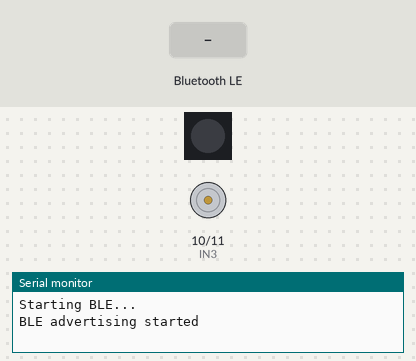
This sketch was run on a simulated ESP32-S3. Parts: 1 RGB LEDs in strip order, left to right, motor-driver pin pairs drawn as motors (green arrow = first pin HIGH = forward, orange = second pin HIGH = backward, longer = more drive), the last lines printed to the serial monitor. The inputs (shaded band) are chosen by the test bench. Nothing arrives over Bluetooth unless stated; a phone connects over Bluetooth LE 3 s after start.

Above: at 2.4 s.
2.5 s: Bluetooth LE write "1" received
At 3.3 s:
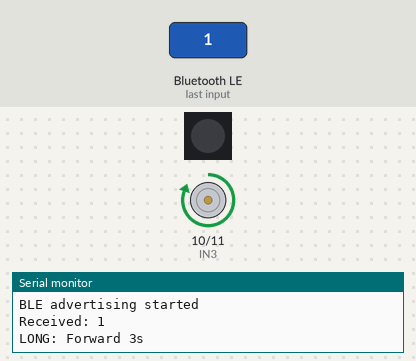
4.0 s: Bluetooth LE write "2" received
7.0 s: Bluetooth LE write "3" received
At 7.8 s:
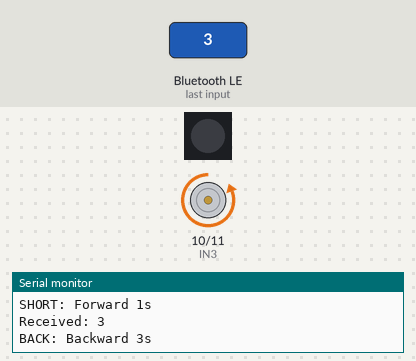
Timing chart, 0 to 11.5 s (numbered marks = the images above; inputs shaded):
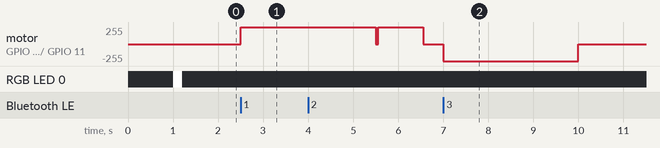

The sketch:

esp32s3_controller.ino
```cpp
#include <BLEDevice.h>
#include <BLEServer.h>
#include <BLEUtils.h>
#include <Adafruit_NeoPixel.h>

#define SERVICE_UUID         "12345678-1234-1234-1234-123456789abc"
#define CHARACTERISTIC_UUID  "87654321-4321-4321-4321-cba987654321"

#define RGB_PIN 48
#define NUMPIXELS 1

// L298N
#define IN3 10
#define IN4 11

Adafruit_NeoPixel pixel(NUMPIXELS, RGB_PIN, NEO_GRB + NEO_KHZ800);

char currentCommand = '0';

void motorStop()
{
    digitalWrite(IN3, LOW);
    digitalWrite(IN4, LOW);
}

void motorForward()
{
    digitalWrite(IN3, HIGH);
    digitalWrite(IN4, LOW);
}

void motorBackward()
{
    digitalWrite(IN3, LOW);
    digitalWrite(IN4, HIGH);
}

class MyServerCallbacks : public BLEServerCallbacks
{
    void onConnect(BLEServer* pServer)
    {
        Serial.println("Client connected");
    }

    void onDisconnect(BLEServer* pServer)
    {
        Serial.println("Client disconnected");

        motorStop();

        BLEDevice::startAdvertising();
        Serial.println("Advertising restarted");
    }
};

class MyCallbacks : public BLECharacteristicCallbacks
{
    void onWrite(BLECharacteristic *pCharacteristic)
    {
        String value = pCharacteristic->getValue();

        if (value.length() == 0)
            return;

        currentCommand = value[0];

        Serial.print("Received: ");
        Serial.println(currentCommand);

        switch(currentCommand)
        {
            // Command 1: LONG
            // GREEN LED
            // Forward 3 seconds
            case '1':
            {
                pixel.setPixelColor(0, pixel.Color(0, 255, 0));
                pixel.show();

                Serial.println("LONG: Forward 3s");

                motorForward();
                delay(3000);
                motorStop();

                pixel.setPixelColor(0, pixel.Color(0, 0, 0));
                pixel.show();

                break;
            }

            // Command 2: SHORT
            // BLUE LED
            // Forward 1 second
            case '2':
            {
                pixel.setPixelColor(0, pixel.Color(0, 0, 255));
                pixel.show();

                Serial.println("SHORT: Forward 1s");

                motorForward();
                delay(1000);
                motorStop();

                pixel.setPixelColor(0, pixel.Color(0, 0, 0));
                pixel.show();

                break;
            }

            // Command 3: BACK
            // RED LED
            // Backward 3 seconds
            case '3':
            {
                pixel.setPixelColor(0, pixel.Color(255, 0, 0));
                pixel.show();

                Serial.println("BACK: Backward 3s");

                motorBackward();
                delay(3000);
                motorStop();

                pixel.setPixelColor(0, pixel.Color(0, 0, 0));
                pixel.show();

                break;
            }

            // Command 4: EXTRA
            // YELLOW LED
            // Backward 1 second
            case '4':
            {
                pixel.setPixelColor(0, pixel.Color(255, 165, 0));
                pixel.show();

                Serial.println("EXTRA: Backward 1s");

                motorBackward();
                delay(1000);
                motorStop();

                pixel.setPixelColor(0, pixel.Color(0, 0, 0));
                pixel.show();

                break;
            }

            default:
            {
                Serial.println("Unknown command");
                break;
            }
        }
    }
};

BLEServer* pServer;
BLEService* pService;
BLECharacteristic* pCharacteristic;

void setup()
{
    Serial.begin(115200);
    delay(1000);

    // Motor pins
    pinMode(IN3, OUTPUT);
    pinMode(IN4, OUTPUT);
    motorStop();

    // RGB
    pixel.begin();
    pixel.clear();
    pixel.show();

    Serial.println("Starting BLE...");

    BLEDevice::init("ESP32S3_BLE");

    pServer = BLEDevice::createServer();
    pServer->setCallbacks(new MyServerCallbacks());

    pService = pServer->createService(SERVICE_UUID);

    pCharacteristic = pService->createCharacteristic(
        CHARACTERISTIC_UUID,
        BLECharacteristic::PROPERTY_READ |
        BLECharacteristic::PROPERTY_WRITE
    );

    pCharacteristic->setCallbacks(new MyCallbacks());
    pCharacteristic->setValue("Ready");

    pService->start();

    BLEAdvertising* pAdvertising = BLEDevice::getAdvertising();
    pAdvertising->start();

    Serial.println("BLE advertising started");

    // Startup flash: white pulse
    pixel.setPixelColor(0, pixel.Color(255, 255, 255));
    pixel.show();
    delay(200);
    pixel.setPixelColor(0, pixel.Color(0, 0, 0));
    pixel.show();
}

void loop()
{
    delay(100);
}
```

Measured:
- after the input at 2.5 s, motor on GPIO 10 (IN3) / GPIO 11 (IN4): stopped → forward 255/255 at once
- after the input at 7.0 s, motor on GPIO 10 (IN3) / GPIO 11 (IN4): stopped → backward 255/255 at once, → stopped 3.0 s later
